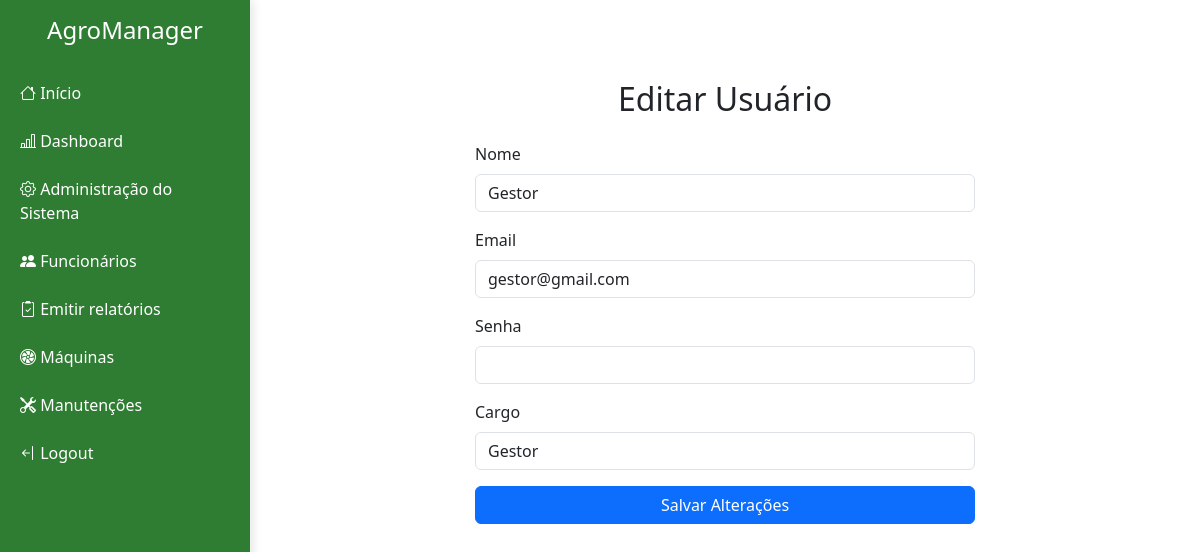
The page /inicio/editar-usuario/6/ (signed in) on the database as committed earlier.
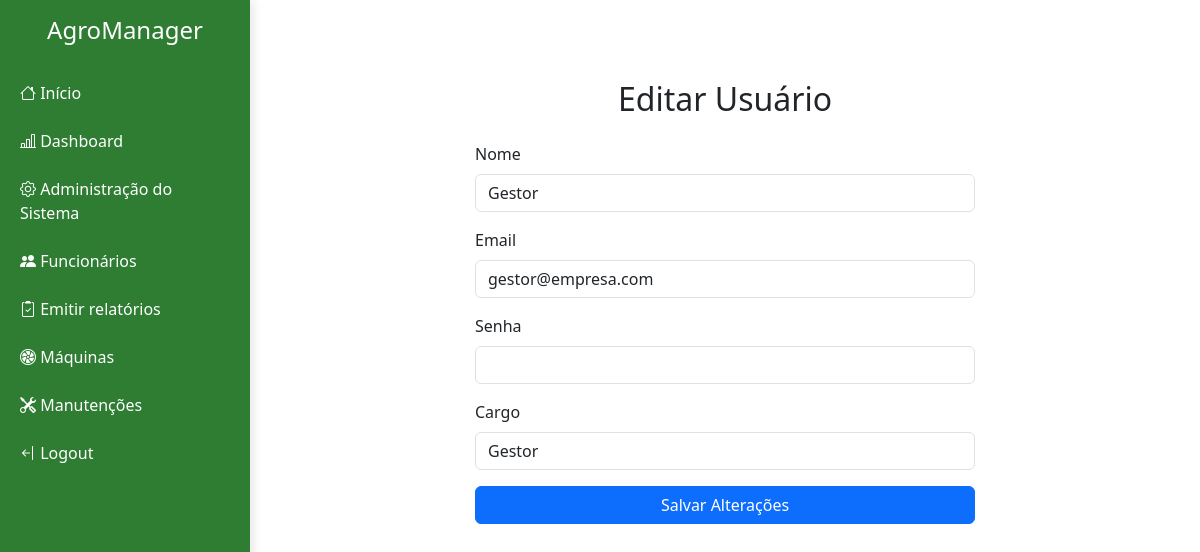
The same page on the database as committed later.
### login/models.py (models this page shows, shortened)
class User(AbstractBaseUser, PermissionsMixin):
    email = models.EmailField(unique=True)
    nome = models.CharField(max_length=255)
    cargo = models.ForeignKey(Cargo, on_delete=models.SET_NULL, null=True, blank=True)
    is_active = models.BooleanField(default=True)
    is_staff = models.BooleanField(default=False)
    def has_permissao(self, nome_permissao):
        if self.cargo:
            return self.cargo.permissoes.filter(nome=nome_permissao).exists()
        return False
    objects = UserManager()
    USERNAME_FIELD = "email"
    REQUIRED_FIELDS = ["nome"]
    class Meta:
        verbose_name = "Usuário"
        verbose_name_plural = "Usuários"

### gerirUsuarios/views.py (the view)
# urls.py: path("editar-usuario/<int:pk>/", UsuarioUpdateView.as_view(), name="editar_usuario"),
class UsuarioUpdateView(PermissaoRequiredMixin, UpdateView):
    model = User
    form_class = UsuarioForm
    template_name = "paginas/usuarios/editar_usuario.html"
    success_url = reverse_lazy("listar_usuarios")
    permissao_necessaria = "gerenciar_usuarios"

### gerirUsuarios/forms.py (shortened to what this page needs)
class UsuarioForm(forms.ModelForm):
    senha = forms.CharField(widget=forms.PasswordInput(attrs={"class": "form-control"}))
    class Meta:
        model = User
        fields = ["nome", "email", "senha", "cargo"]
        widgets = {
            "nome": forms.TextInput(attrs={"class": "form-control"}),
            "email": forms.EmailInput(attrs={"class": "form-control"}),
            "cargo": forms.Select(attrs={"class": "form-control"}),
        }

### login/mixins.py (called while the page is built)
    def dispatch(self, request, *args, **kwargs):
        if not request.user.is_authenticated:
            return redirect_to_login(request.get_full_path())
        if self.permissao_necessaria and not request.user.has_permissao(
            self.permissao_necessaria
        ):
            return render(request, 'paginas/permissao/falha_permissao.html')
        return super().dispatch(request, *args, **kwargs)

### login/models.py (called while the page is built)
    def __str__(self):
        return self.nome

### paginas/templates/paginas/usuarios/editar_usuario.html (shortened to what this page needs)
{% extends "base.html" %}
{% block content %}
<div class="container mt-5">
  <h2 class="mb-4 text-center">Editar Usuário</h2>
  <form method="post" class="mx-auto" style="max-width: 500px">
    {% csrf_token %} {% for field in form %}
    <div class="mb-3">
      <label class="form-label">{{ field.label }}</label>
      {{ field }}
    </div>
    {% endfor %}
    <div class="d-grid">
      <button type="submit" class="btn btn-primary">Salvar Alterações</button>
    </div>
  </form>
</div>
{% endblock content %}

Rows that differ between the two databases and show on the page:
changed User "Gestor": email "gestor@gmail.com" → "gestor@empresa.com"
